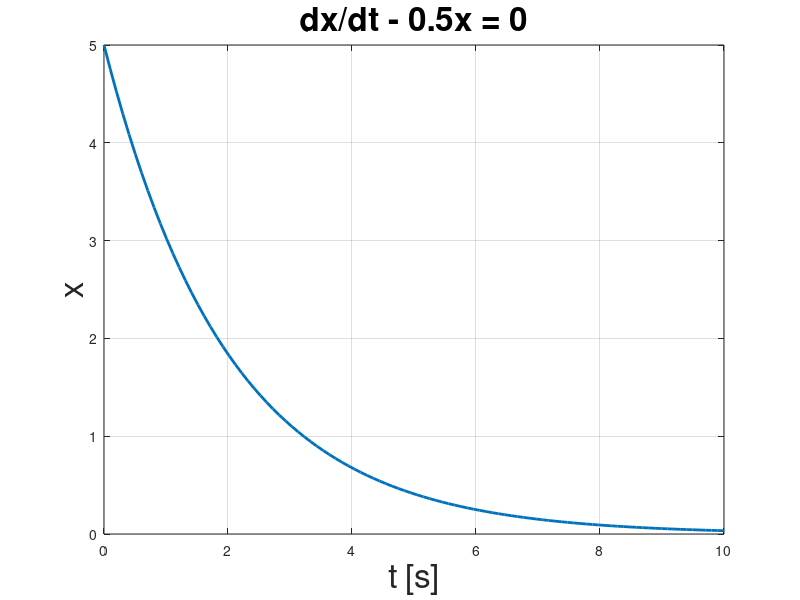

Reproduce this figure in MATLAB.
clear all
close all
clc

%% Interval of solution
xmin = 0;
xmax = 10;

%%  Plot the analytical solution
t = linspace(0,10,100);
x = 5*exp(-0.5*t);
plot(t,x,'LineWidth',2)
xlabel('t [s]', 'FontSize', 24)
ylabel('x', 'FontSize', 24)
title('dx/dt - 0.5x = 0', 'FontSize', 24)
grid on
hold on 
 
%% Solver parameter setting 
% Time step
Ts =0.5;
% Number of itteration
NoI = (xmax - xmin)/Ts;

%% Initialization
x0 = 5;
x = x0;
t = 0

for i = 1:NoI
    
    
    dx = - 0.5*x;
    %% Calculating points for drawing the tangent line
    x1 = x - 0.75*dx;
    x2 = x+ 0.75*dx;
    der = plot(t,x,'rx')
    tan = plot([t-0.75,t+0.75],[x1,x2],'r','LineWidth',1.5)
    
    %% Updating Position
    x = x + Ts*dx;
    t = t+Ts;
    
    %% Plot
    derF =  plot(t,x,'kx')
    derL = plot([t,t],[0,x],'g-','LineWidth',1.5)
    
    waitforbuttonpress;
    %% Delete handles 
    delete(der)
    delete(tan)
    delete(derF)
    delete(derL)
    
end